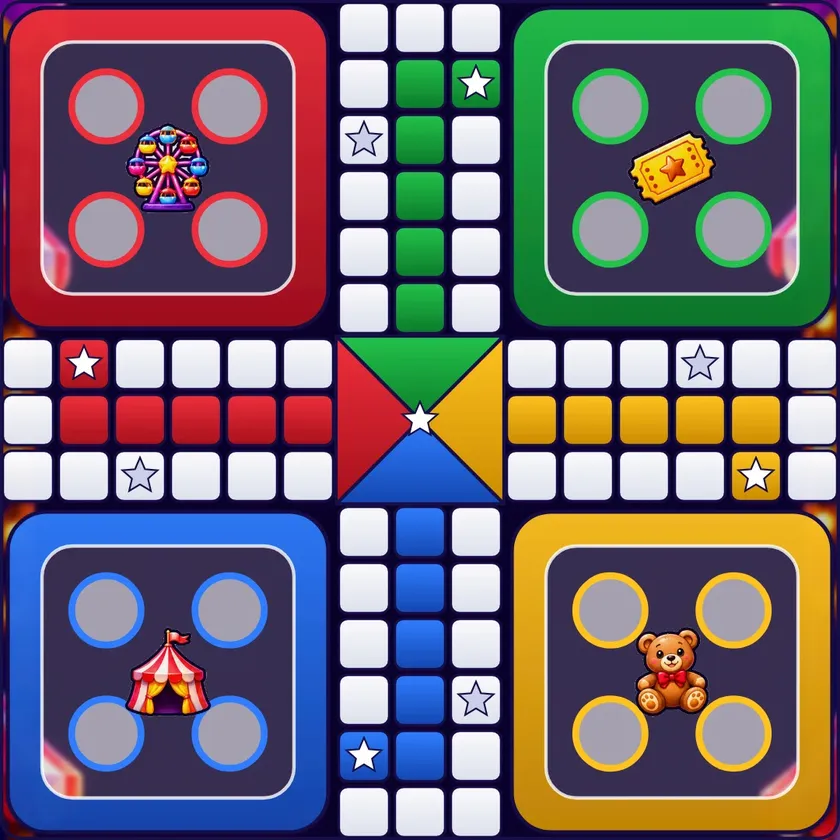
#> input picture ludora-dice/android-update/app/src/main/assets/boards/carnival.webp, 840 x 840 px, shrunk from 1080 x 1080 before the run
$ python outline.py ../../android-update/app/src/main/assets/boards/carnival.webp
#> lines starting #> are read from the running program, lines starting #| are printed output that depends on the picture; after the words box and inside, x2 and y2 are one past the last pixel; in counts of white or black regions, pixels touching at a corner belong together
import numpy as np,sys,cv2
from PIL import Image
from scipy import ndimage as nd
def fix(src,dst):
    im=np.asarray(Image.open(src).convert('RGBA')).astype(np.float32)
    rgb=im[...,:3];a=im[...,3]
    lum=rgb.mean(2);ink=(lum<95)&(a>100)
#> after `lum = rgb.mean(2)`:
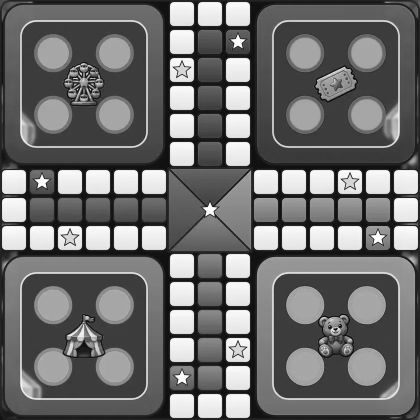
#> lum: shape (840, 840) float32 (shown at 1/2 size); min 0.667, max 255, mean 110.2
#> after `ink = (lum < 95) & (a > 100)`:
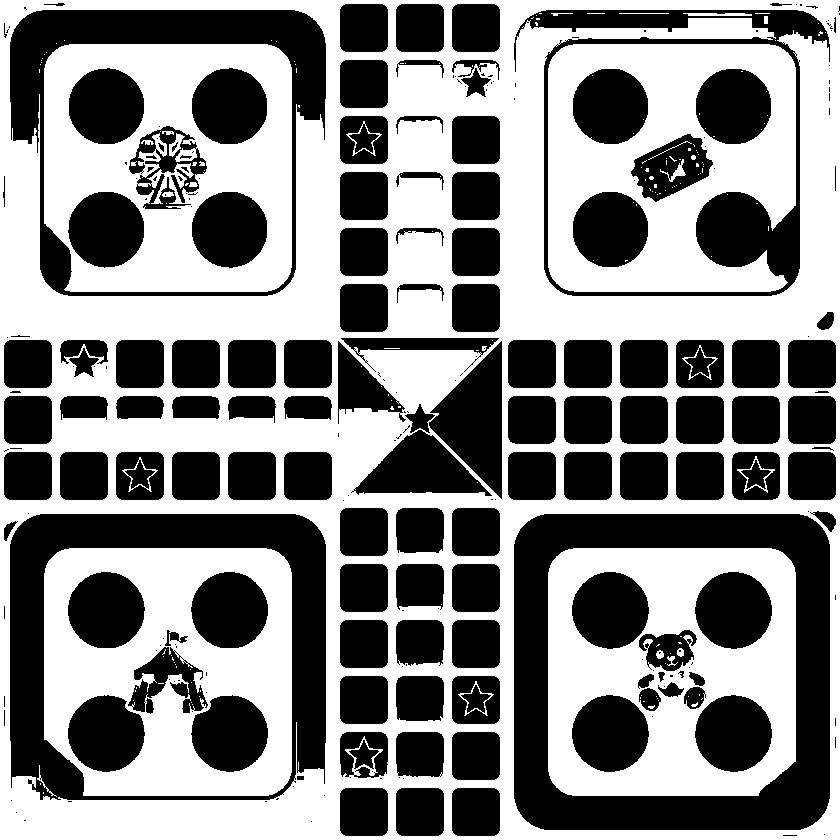
#> ink: shape (840, 840) bool; 52.1% white; 257 black regions (127 under 20 px), largest, box (x1, y1, x2, y2) and area: (514, 514, 830, 830) 38462, (10, 514, 326, 800) 28489, (10, 10, 326, 296) 19646
    k=cv2.getStructuringElement(cv2.MORPH_ELLIPSE,(5,5))
    m=cv2.morphologyEx(ink.astype(np.uint8),cv2.MORPH_CLOSE,k,iterations=2)
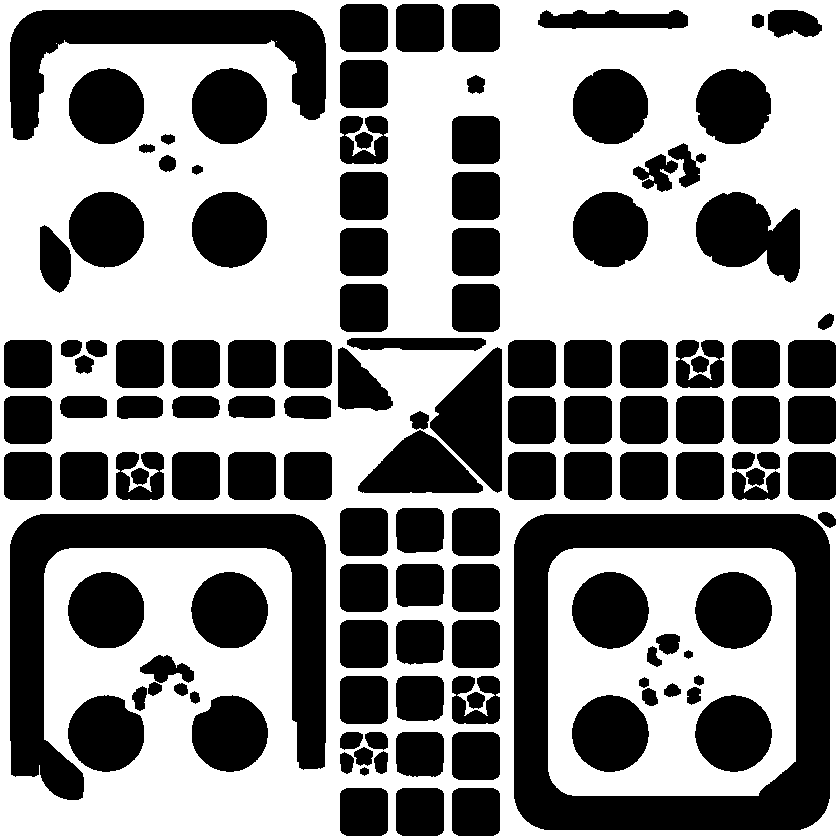
#> m: shape (840, 840); values 0 (black) and 1 (white), 55% white; 130 black regions, largest, box (x1, y1, x2, y2) and area: (514, 514, 830, 830) 38461, (10, 514, 326, 800) 27077, (10, 10, 326, 140) 15525
    m=nd.binary_fill_holes(m)
#> m: shape (840, 840) bool; every value is 1
    # keep the biggest parts only
    lab,n=nd.label(m)
#> lab: shape (840, 840) int32; every value is 1
#> n = 1
    if n:
        sz=nd.sum(m,lab,range(1,n+1));keep=np.isin(lab,np.where(sz>sz.max()*0.03)[0]+1)
#> after `sz = nd.sum(m, lab, range(1, n + 1))`: sz = [705600]
    else: keep=a>0
    # if the outline didn't close well (too little kept) fall back
    if keep.sum()<0.55*(a>128).sum(): keep=a>0
    keep=cv2.dilate(keep.astype(np.uint8),cv2.getStructuringElement(cv2.MORPH_ELLIPSE,(3,3)))
    soft=cv2.GaussianBlur(keep.astype(np.float32),(3,3),0.7)
#> soft: shape (840, 840) float32; every value is 1
    na=np.minimum(a,soft*255)
    Image.fromarray(np.dstack([rgb,na]).astype(np.uint8),'RGBA').save(dst)
    return keep.sum()/(max(1,(a>128).sum()))
if __name__=='__main__':
    for f in sys.argv[1:]: print(f, round(fix(f,f),2))

$ run again, on ludora-dice/android-update/app/src/main/assets/boards/frost2.webp
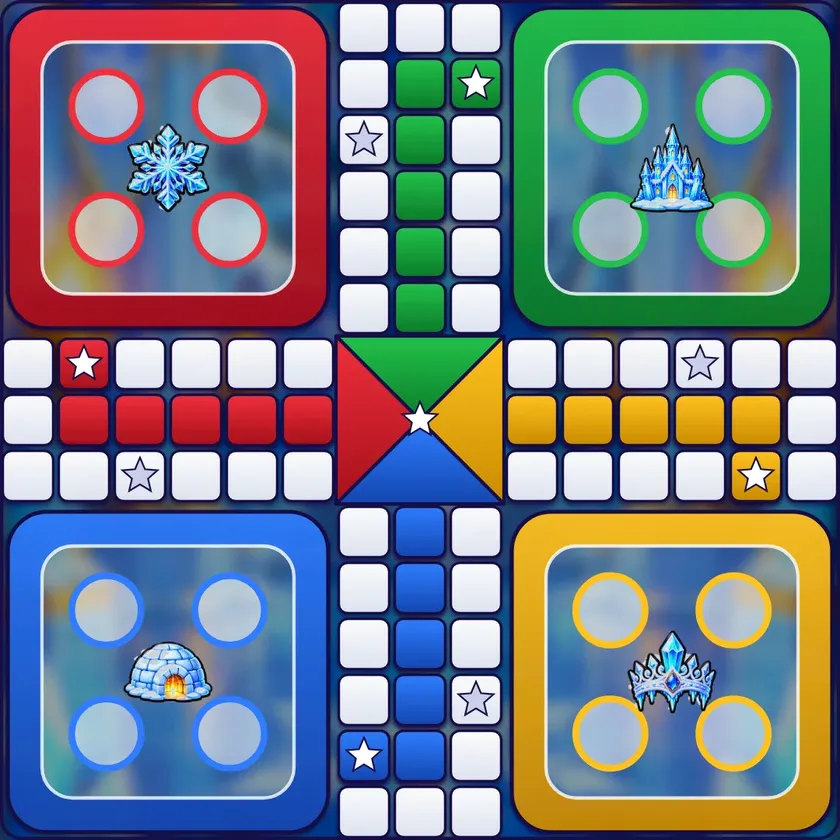
#> input picture ludora-dice/android-update/app/src/main/assets/boards/frost2.webp, 840 x 840 px, shrunk from 1080 x 1080 before the run
#> a: shape (840, 840) float32; every value is 255
#> in fix, `ink = (lum < 95) & (a > 100)`:
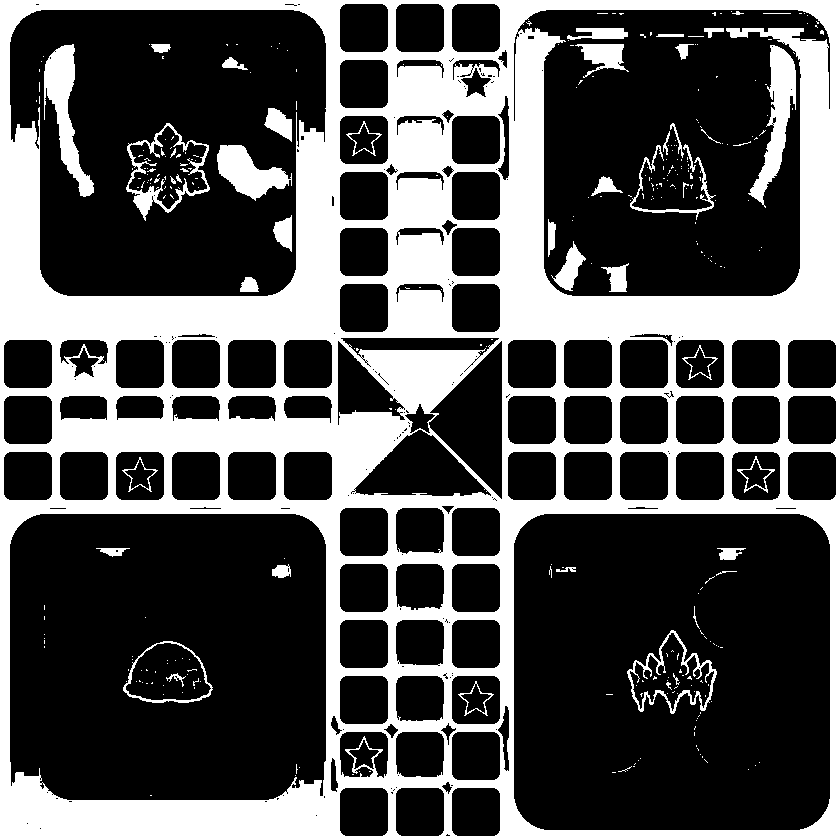
#> ink: shape (840, 840) bool; 32% white; 323 white regions (276 under 20 px), largest, box (x1, y1, x2, y2) and area: (0, 0, 840, 840) 206220, (748, 45, 796, 208) 2860, (44, 44, 94, 197) 2852
#> in fix, `m=cv2.morphologyEx(ink.astype(np.uint8),cv2.MORPH_CLOSE,k,iterations=2)`:
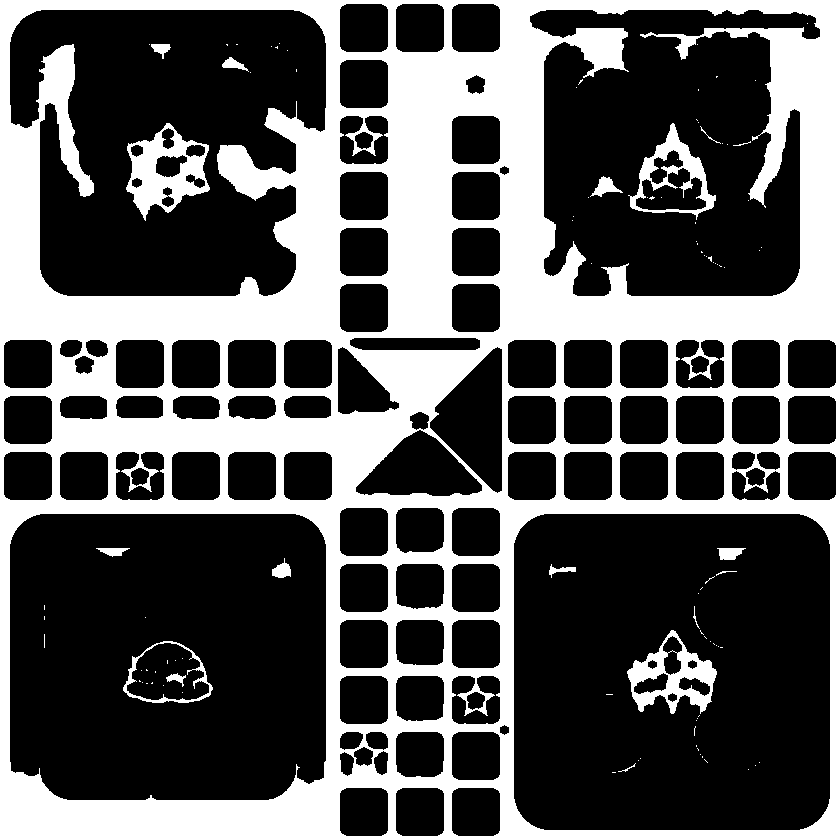
#> m: shape (840, 840); values 0 (black) and 1 (white), 34.3% white; 103 white regions (85 under 20 px), largest, box (x1, y1, x2, y2) and area: (0, 0, 840, 840) 230583, (126, 123, 210, 221) 3758, (627, 630, 717, 714) 2934
#> lab: shape (840, 840) int32; every value is 1
#> n = 1
#> sz = [705600]
#> soft: shape (840, 840) float32; every value is 1
